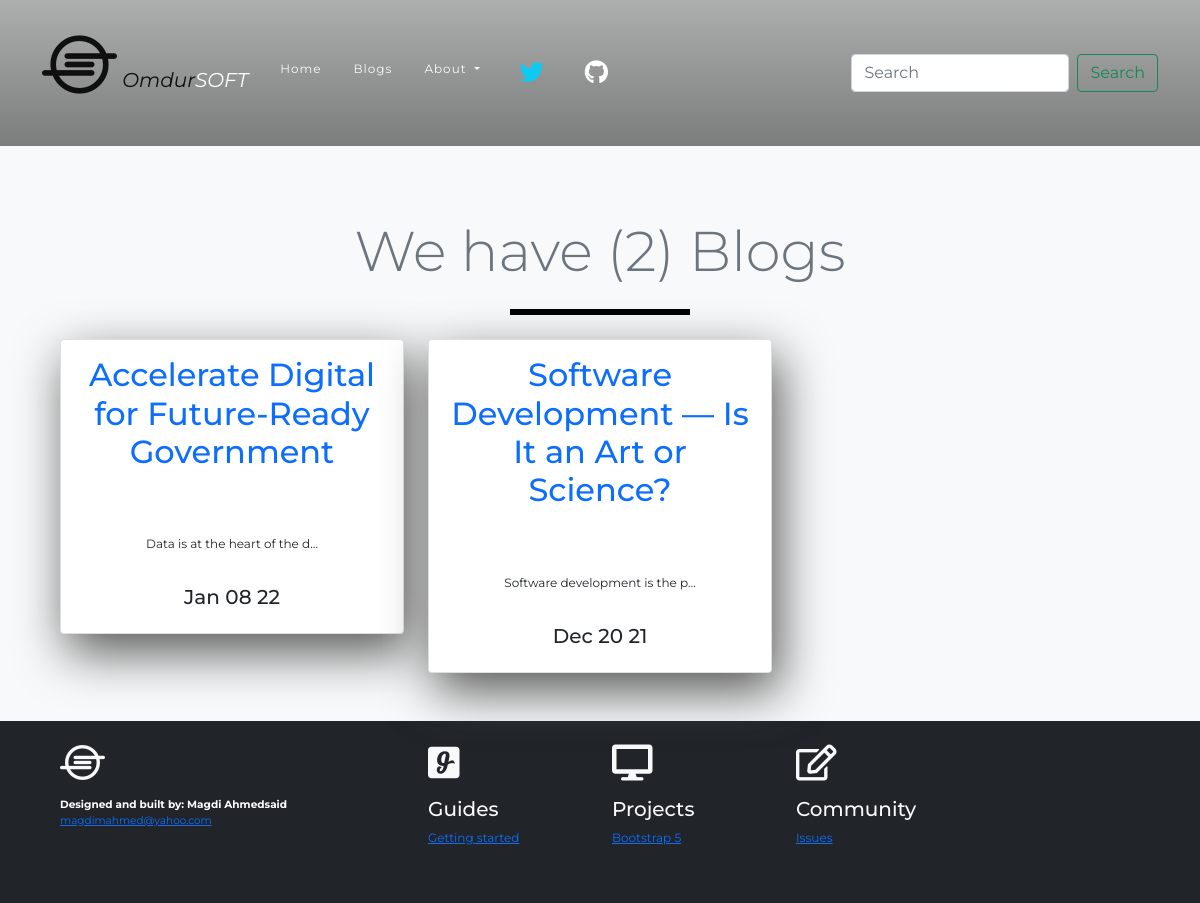
Screenshot of /blog/ with the database file from the repository.
### blog/models.py (models this page shows, shortened)
class Blog(models.Model):
    title = models.CharField(max_length=200)
    description = models.TextField(max_length=700)
    date = models.DateField()

### blog/views.py (the view)
# urls.py: path('', views.all_blogs, name='all_blogs'),
def all_blogs(request):
    blogs = Blog.objects.order_by('-date')[:5]
    return render(request, 'blog/all_blogs.html', {'blogs': blogs})

### blog/templates/blog/all_blogs.html
{% extends 'portfolio/base.html'%}
{% block content %}
<section class="bg-light text-center p-5">
  <div class="container-fluid">
    <div class="row text-muted text-center">
      <div class="col m-4">
       <h1 class="display-4 mb-4">We have ({{blogs.count}}) Blog{{blogs.count|pluralize}}</h1>
       <div class="underline_dark mx-auto"></div>
      </div>
    </div>
    <div class="row">
{% for blog in blogs %}
     <div class="col-lg-4">
       <div class="card card-1">
         <div class="card-body">
       <a class="text-decoration-none" href="{% url 'blog:detail' blog.id %}"><h2 class="mb-5">{{blog.title}}</h2></a>
       <p class="text-dark py-3">{{blog.description| striptags |truncatechars:30}}</p>
       <h5>{{blog.date|date:'M d y'}}</h5>
      </div>
     </div>
     </div>
{% endfor %}
</div>
</div>
</section>
{% endblock %}

### portfolio/static/portfolio/custom.css (style rules this page uses)
body { font-family: 'Montserrat', sans-serif; font-size: 12px; }
.underline_dark { width: 180px; border: 3px solid black; }
.card-1 { box-shadow: 7px 18px 50px #555; }

### rows the page displays
Blog: title "Accelerate Digital for Future-Ready Government", description "Data is at the heart of the d…", date "Jan 08 22"
Blog: title "Software Development — Is It an Art or Science?", description "Software development is the p…", date "Dec 20 21"

### other values shown
{{ blogs.count }} "2"
